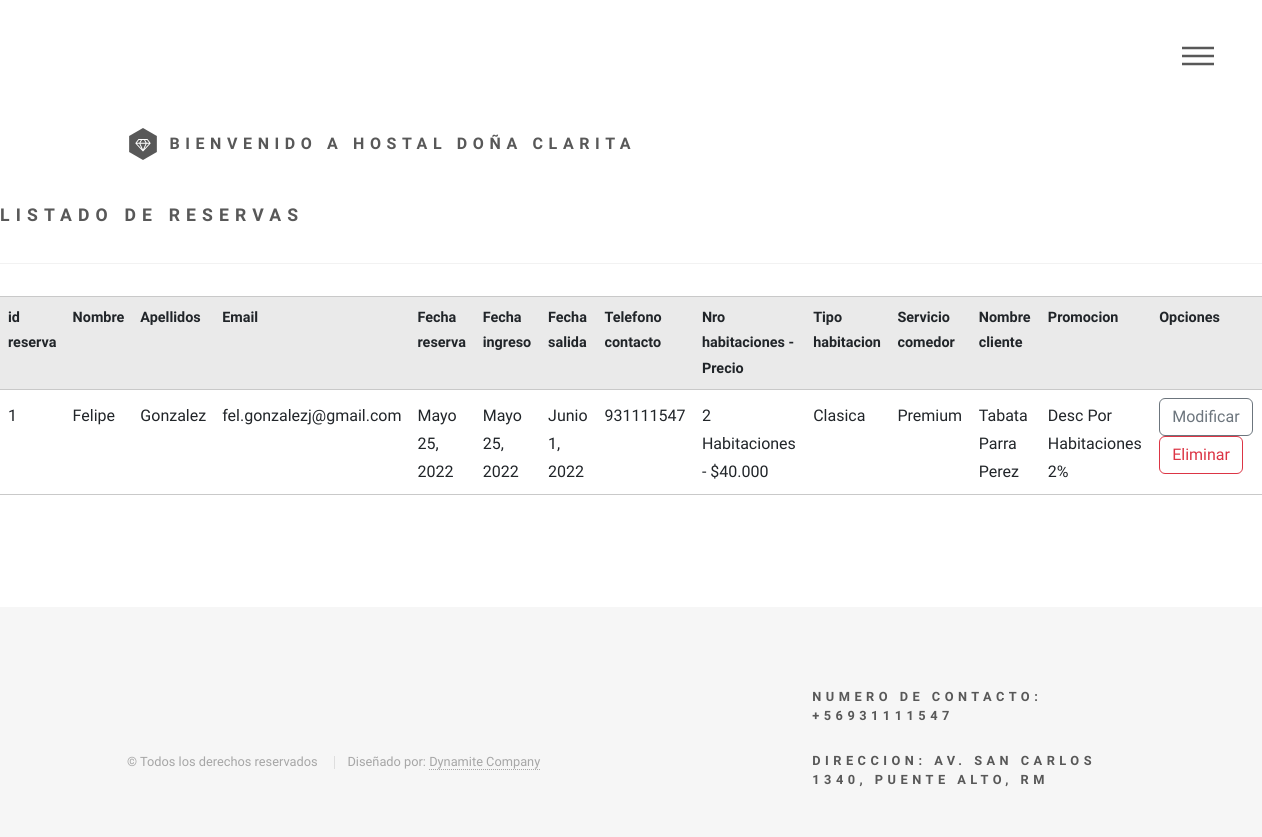
The page /listar-reservas/ on the database its author committed.
### app/models.py (models this page shows, shortened)
class Reserva(models.Model):
    id_reserva = models.AutoField(primary_key=True)
    nombre = models.CharField(max_length=20)
    apellidos = models.CharField(max_length=40)
    fecha_reserva = models.DateField()
    email = models.CharField(max_length=30)
    fecha_ingreso = models.DateField()
    fecha_salida = models.DateField()
    telefono_contacto = models.CharField(max_length=15)
    precio_nro_habi = models.ForeignKey(HabitacionPrecio, models.PROTECT)
    tipo_habitacion = models.ForeignKey(TipoHabitacion, models.PROTECT)
    servicio_comedor = models.ForeignKey(Minuta, models.PROTECT)
    cliente_rut = models.ForeignKey(Cliente, models.PROTECT)
    id_promocion = models.ForeignKey(Promociones, models.PROTECT)
    class Meta:
        verbose_name = "Reserva"
        verbose_name_plural = "Reservas"

class HabitacionPrecio(models.Model):
    id = models.AutoField(primary_key=True)
    numero_habi = models.CharField(max_length=20)
    precio = models.CharField(max_length=20)
    class Meta:
        verbose_name = "Nro habitaciones - Precio"
        verbose_name_plural = "Nro habitaciones - Precio"
    def __str__(self) :
        return self.numero_habi + ' - ' + self.precio

class TipoHabitacion(models.Model):
    id_tipo_habitacion = models.AutoField(primary_key=True)
    nombre_tipo = models.CharField(max_length=20)
    descripcion = models.CharField(max_length=100)
    capacidad = models.IntegerField()
    precio = models.IntegerField()
    class Meta:
        verbose_name = "Tipo Habitacion"
        verbose_name_plural = "Tipo Habitaciones"
    def __str__(self) :
        return self.nombre_tipo

class Minuta(models.Model):
    id_minuta = models.AutoField(primary_key=True)
    tipo_servicio = models.CharField(max_length=50)
    tipo_desayuno = models.CharField(max_length=50)
    tipo_almuerzo = models.CharField(max_length=50)
    tipo_once = models.CharField(max_length=50)
    tipo_cena = models.CharField(max_length=50)
    class Meta:
        verbose_name = "Minuta"
        verbose_name_plural = "Minuta"
    def __str__(self) :
        return self.tipo_servicio

class Cliente(models.Model):
    id_cliente = models.AutoField(primary_key=True)
    rut = models.CharField(max_length=20)
    nombre = models.CharField(max_length=20)
    apellidos = models.CharField(max_length=40)
    direccion = models.CharField(max_length=35)
    telefono = models.CharField(max_length=15)
    email = models.CharField(max_length=30)
    nombre_empresa = models.CharField(max_length=30)
    rut_empresa = models.CharField(max_length=40)
    direccion_empresa = models.CharField(max_length=40)
    administrador_id_admin = models.ForeignKey(Administrador, on_delete=models.PROTECT)
    class Meta:
        verbose_name = "Cliente"
        verbose_name_plural = "Clientes"
    def __str__(self) :
        return self.nombre + '  ' + self.apellidos

class Promociones(models.Model):
    id_promociones = models.AutoField(primary_key=True)
    tipo_promocion = models.CharField(max_length=50)
    desc_promocion = models.CharField(max_length=20)
    descripcion = models.CharField(max_length=100)
    class Meta:
        verbose_name = "Promocion"
        verbose_name_plural = "Promociones"
    def __str__(self) :
        return self.tipo_promocion + '  ' + self.desc_promocion

### app/views.py (the view)
# urls.py: path('listar-reservas/', listar_reservas, name="listar_reservas"),
def listar_reservas(request):
    reservas = Reserva.objects.all()
    data = {
        'reservas' : reservas
    }
    return render(request, 'app/reserva/listar.html', data)

### app/templates/app/reserva/listar.html
{% extends 'app/base.html' %}
{% block contenido %}
        <h2>Listado de reservas</h2>
        <hr>
        <table class="table table-striped table-hover table-responsive-sm">
            <tr>
                <th>id reserva</th>
                <th>Nombre</th>
                <th>Apellidos</th>
                <th>Email</th>
                <th>Fecha reserva</th>
                <th>Fecha ingreso</th>
                <th>Fecha salida</th>
                <th>Telefono contacto</th>
                <th>Nro habitaciones - Precio</th>
                <th>Tipo habitacion</th>
                <th>Servicio comedor</th>
                <th>Nombre cliente</th>
                <th>Promocion</th>
                <th>Opciones</th>
            </tr>
            {% for r in reservas %}
            <tr>
                <td>{{ r.id_reserva }}</td>
                <td>{{ r.nombre }}</td>
                <td>{{ r.apellidos }}</td>
                <td>{{ r.email }}</td>
                <td>{{ r.fecha_reserva }}</td>
                <td>{{ r.fecha_ingreso }}</td>
                <td>{{ r.fecha_salida }}</td>
                <td>{{ r.telefono_contacto }}</td>
                <td>{{ r.precio_nro_habi }}</td>
                <td>{{ r.tipo_habitacion }}</td>
                <td>{{ r.servicio_comedor }}</td>
                <td>{{ r.cliente_rut }}</td>
                <td>{{ r.id_promocion }}</td>
                <td>
                    <a href="{% url 'modificar_reserva' r.id_reserva %}" class="btn btn-outline-secondary">Modificar</a>
                    <a href="{% url 'eliminar_reserva' r.id_reserva %}" class="btn btn-outline-danger">Eliminar</a>
                </td>
            </tr>
            {% endfor %}
        </table>
{% endblock %}

### app/templates/app/base.html (shortened to what this page needs)
<!DOCTYPE HTML>
<html>
<head>
	{% load static %}
	<link href="https://cdn.jsdelivr.net/npm/bootstrap@5.2.0-beta1/dist/css/bootstrap.min.css" rel="stylesheet"
>
	<link rel="stylesheet" href="{% static 'assets/css/main.css' %}" />
</head>
<body class="is-preload">
	<div id="wrapper">
		<header id="header">
			<div class="inner">
				<a href="" class="logo">
					<span class="symbol"><img src="{% static 'assets/images/logo.svg' %}" alt="" /></span><span
						class="title">Bienvenido a Hostal Doña Clarita</span>
				</a>
				<nav>
					<ul>
						<li><a href="#menu">Menu</a></li>
					</ul>
				</nav>
			</div>
		</header>
		<div id="main">
			{% block contenido %}
			{% endblock %}
		</div>
		<footer id="footer">
			<div class="inner">
				<section>
					<ul class="copyright">
						<li>&copy; Todos los derechos reservados </li>
						<li>Diseñado por: <a>Dynamite Company</a></li>
					</ul>
				</section>
				<section>
					<h4>Numero de contacto: +56931111547</h4>
					<h4>Direccion: Av. San Carlos 1340, Puente Alto, RM</h4>
				</section>
			</div>
		</footer>
	</div>
</body>
</html>

### rows shown on the page
Reserva: id_reserva "1", nombre "Felipe", apellidos "Gonzalez", email "fel.gonzalezj@gmail.com", fecha_reserva "Mayo 25, 2022", fecha_ingreso "Mayo 25, 2022", fecha_salida "Junio 1, 2022", telefono_contacto "931111547", precio_nro_habi "2 Habitaciones - $40.000", tipo_habitacion "Clasica", servicio_comedor "Premium", cliente_rut "Tabata Parra Perez", id_promocion "Desc Por Habitaciones 2%"
